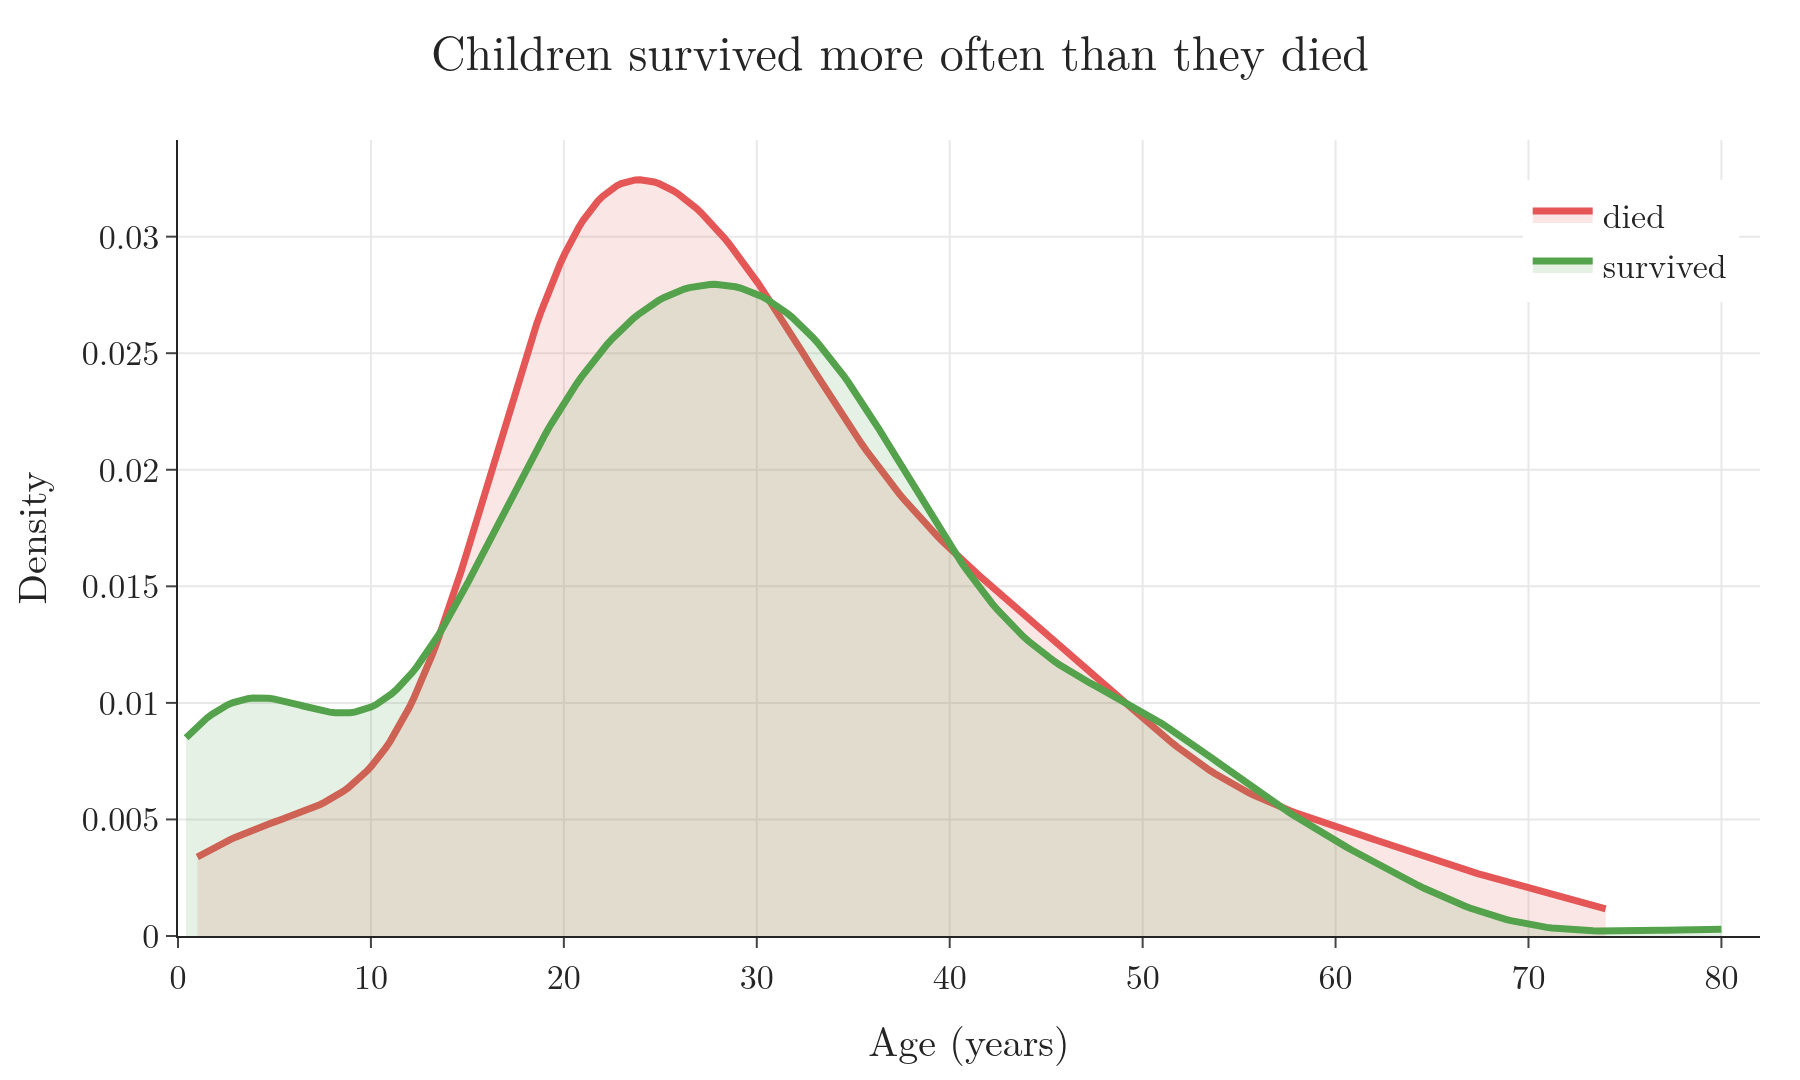

Here is the Python script that generated this plot:
"""Titanic: age density for passengers who died vs survived (the old distplot(hist=False), now a KDE)."""
import numpy as np
import plotly.graph_objects as go
from scipy.stats import gaussian_kde
from common import load, layout, save_px, RED, GREEN

t = load("titanic_train").dropna(subset=["Age"])
fig = go.Figure()
for value, name, colour, fill in [(0, "died", RED, "rgba(228,87,86,0.15)"), (1, "survived", GREEN, "rgba(84,162,75,0.15)")]:
    age = t.Age[t.Survived == value]
    grid = np.linspace(age.min(), age.max(), 300)          # each curve covers its own group's ages, and has area 1
    fig.add_scatter(x=grid, y=gaussian_kde(age)(grid), mode="lines", name=name, line=dict(color=colour, width=3.5),
                    fill="tozeroy", fillcolor=fill)
layout(fig, "Children survived more often than they died", "Age (years)", "Density", legend=dict(x=0.85, y=0.95))
fig.update_xaxes(dtick=10, showgrid=True, range=[0, 82])
fig.update_yaxes(showgrid=True, rangemode="tozero")
save_px(fig, "kde_age_survival")
